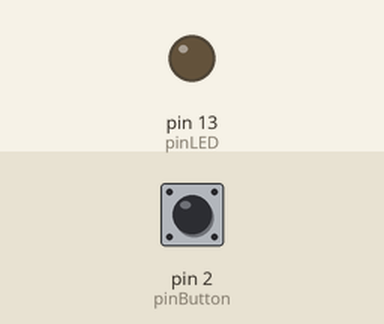
Simulated run of this sketch. Board: Arduino Uno, built with avr-gcc and run on an emulated ATmega328P. Shown: output pins drawn as LEDs (lit = HIGH). The test bench sets the inputs (shaded band); at power-on: pin 2 (pinButton) LOW. What the sketch prints to the serial monitor is not drawn.

Above: at 1.2 s.
1.3 s: pin 2 (pinButton) pulled HIGH for 0.15 s
At 1.9 s:
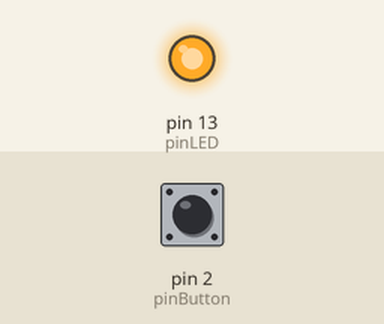
2.9 s: pin 2 (pinButton) pulled HIGH for 1 s
At 4.3 s:
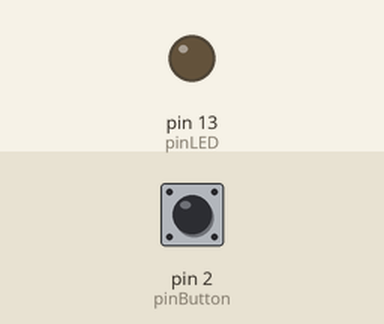
5.4 s: pin 2 (pinButton) pulled HIGH for 3.2 s
At 6.2 s:
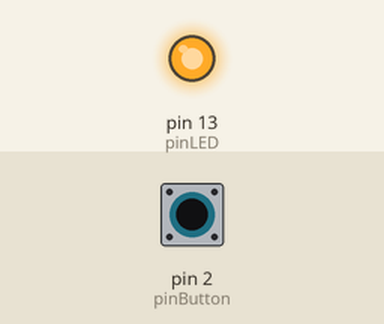
Timing chart, 0 to 8.4 s (numbered marks = the images above; inputs shaded):
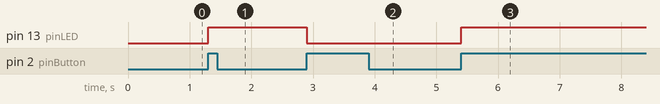

Measured:
- after the input at 1.3 s, pin 13 (pinLED): LOW → HIGH at once
- after the input at 2.9 s, pin 13 (pinLED): HIGH → LOW at once
- after the input at 5.4 s, pin 13 (pinLED): LOW → HIGH at once

The sketch:

CH_52_04.ino
```cpp
int pinLED = 13, pinButton = 2;
boolean LED_state = false;
boolean trigger = false;       // 버튼이 눌러진 시점 표시
int count = 0;        // 버튼을 누른 횟수

void blink() {        // ISR
  trigger = true;       // 버튼이 눌러졌음
}

void setup() {
  pinMode(pinLED, OUTPUT);    // LED 연결 핀을 출력으로 설정
  digitalWrite(pinLED, LED_state);

  pinMode(pinButton, INPUT);    // 버튼 연결 핀을 입력으로 설정

  Serial.begin(9600);       // 시리얼 통신 초기화

  // 디지털 2번 핀의 버튼이 눌러질 때 상승 에지(rising)에서
  // 'blink' 함수가 호출되도록 인터럽트 처리 루틴 등록
  attachInterrupt(digitalPinToInterrupt(pinButton), blink, RISING);
}

void loop() {
  if (trigger) {        // 상승 에지 발생
    trigger = false;      // 버튼이 눌러진 표시 해제

    LED_state = !LED_state;     // LED 상태 반전
    digitalWrite(pinLED, LED_state);

    count++;
    Serial.println(String("* 버튼이 ") + count + "번 눌러졌습니다.");
  }
}
```
